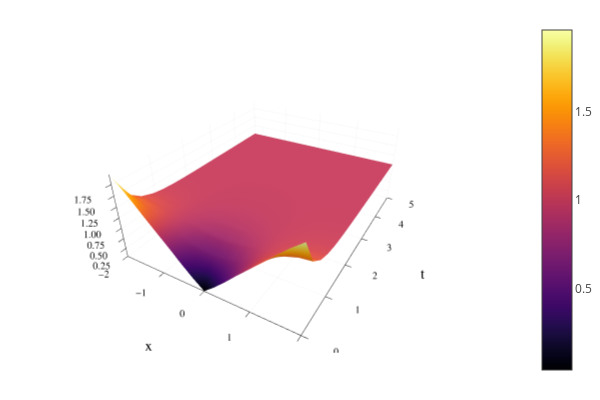

Here is the notebook cell this chart was saved with:
### Code cell
surface(X,T,z',xlabel="x",ylabel="t")

### Figure 1 — Plotly figure (JSON) as saved in the notebook; plotly's stock layout.template omitted (floating-point values rounded to 4 significant figures; data arrays with more than 128 entries replaced by an {"elided": "..."} marker saying what was removed)
{"data": [{"colorbar": {"title": ""}, "colorscale": {"elided": "256x2 mixed values"}, "hoverinfo": "none", "name": "y1", "opacity": null, "scene": "scene", "showlegend": false, "showscale": true, "type": "surface", "x": [-2, -1.75, -1.5, -1.25, -1, -0.75, -0.5, -0.25, 0, 0.25, 0.5, 0.75, 1, 1.25, 1.5, 1.75, 2], "xaxis": "x", "y": [0, 0.3125, 0.625, 0.9375, 1.25, 1.562, 1.875, 2.188, 2.5, 2.812, 3.125, 3.438, 3.75, 4.062, 4.375, 4.688, 5], "yaxis": "y", "z": {"elided": "17x17 float values"}, "zaxis": "z", "zmax": 1.96, "zmin": 0.0404}], "layout": {"annotations": [], "height": 400, "legend": {"bgcolor": "rgba(255, 255, 255, 1.000)", "bordercolor": "rgba(0, 0, 0, 1.000)", "borderwidth": 1, "font": {"color": "rgba(0, 0, 0, 1.000)", "family": "sans-serif", "size": 11}, "tracegroupgap": 0, "traceorder": "normal", "x": 1, "xanchor": "auto", "y": 1, "yanchor": "auto"}, "margin": {"b": 20, "l": 0, "r": 0, "t": 20}, "paper_bgcolor": "rgba(255, 255, 255, 1.000)", "plot_bgcolor": "rgba(255, 255, 255, 1.000)", "scene": {"camera": {"eye": {"x": 1.126, "y": -1.95, "z": 1.3}}, "domain": {"x": [0.04684, 0.9934], "y": [0.07581, 0.9902]}, "xaxis": {"gridcolor": "rgba(0, 0, 0, 0.100)", "gridwidth": 0.5, "linecolor": "rgba(0, 0, 0, 1.000)", "mirror": false, "range": [-2, 2], "showgrid": true, "showline": true, "showticklabels": true, "tickangle": 0, "tickcolor": "rgb(0, 0, 0)", "tickfont": {"color": "rgba(0, 0, 0, 1.000)", "family": "sans-serif", "size": 11}, "tickmode": "array", "ticks": "inside", "ticktext": ["−2", "−1", "0", "1", "2"], "tickvals": [-2, -1, 0, 1, 2], "title": "x", "titlefont": {"color": "rgba(0, 0, 0, 1.000)", "family": "sans-serif", "size": 15}, "type": "-", "visible": true, "zeroline": false, "zerolinecolor": "rgba(0, 0, 0, 1.000)"}, "yaxis": {"gridcolor": "rgba(0, 0, 0, 0.100)", "gridwidth": 0.5, "linecolor": "rgba(0, 0, 0, 1.000)", "mirror": false, "range": [0, 5], "showgrid": true, "showline": true, "showticklabels": true, "tickangle": 0, "tickcolor": "rgb(0, 0, 0)", "tickfont": {"color": "rgba(0, 0, 0, 1.000)", "family": "sans-serif", "size": 11}, "tickmode": "array", "ticks": "inside", "ticktext": ["0", "1", "2", "3", "4", "5"], "tickvals": [0, 1, 2, 3, 4, 5], "title": "t", "titlefont": {"color": "rgba(0, 0, 0, 1.000)", "family": "sans-serif", "size": 15}, "type": "-", "visible": true, "zeroline": false, "zerolinecolor": "rgba(0, 0, 0, 1.000)"}, "zaxis": {"gridcolor": "rgba(0, 0, 0, 0.100)", "gridwidth": 0.5, "linecolor": "rgba(0, 0, 0, 1.000)", "mirror": false, "range": [0.0404, 1.96], "showgrid": true, "showline": true, "showticklabels": true, "tickangle": 0, "tickcolor": "rgb(0, 0, 0)", "tickfont": {"color": "rgba(0, 0, 0, 1.000)", "family": "sans-serif", "size": 11}, "tickmode": "array", "ticks": "inside", "ticktext": ["0.25", "0.50", "0.75", "1.00", "1.25", "1.50", "1.75"], "tickvals": [0.25, 0.5, 0.75, 1, 1.25, 1.5, 1.75], "title": "", "titlefont": {"color": "rgba(0, 0, 0, 1.000)", "family": "sans-serif", "size": 15}, "type": "-", "visible": true, "zeroline": false, "zerolinecolor": "rgba(0, 0, 0, 1.000)"}}, "showlegend": true, "width": 600}}
